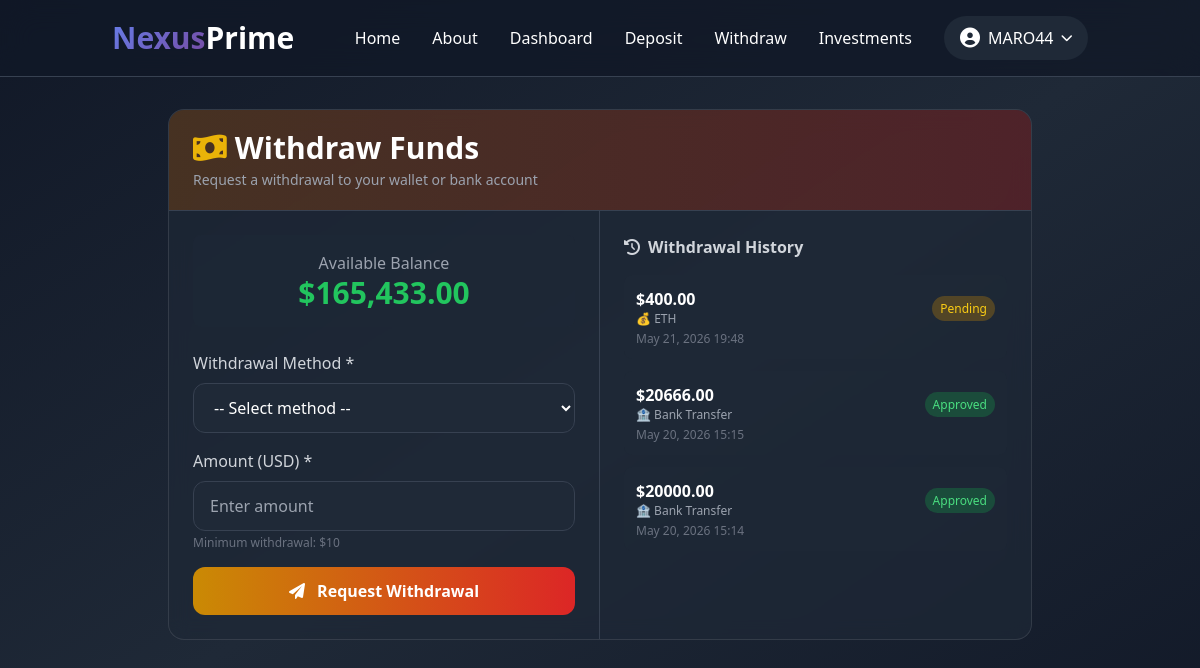
/withdrawals/ (signed in), run on the app's committed database.
### accounts/models.py (models this page shows, shortened)
class User(AbstractUser):
    email = models.EmailField(unique=True)
    phone = models.CharField(max_length=20, blank=True, null=True)
    USERNAME_FIELD = 'username'
    REQUIRED_FIELDS = ['email']

class Wallet(models.Model):
    user = models.OneToOneField(User, on_delete=models.CASCADE, related_name='wallet')
    usd_balance = models.DecimalField(max_digits=15, decimal_places=2, default=0)
    btc_balance = models.DecimalField(max_digits=20, decimal_places=8, default=0)
    eth_balance = models.DecimalField(max_digits=20, decimal_places=8, default=0)
    usdt_balance = models.DecimalField(max_digits=20, decimal_places=2, default=0)
    total_profit = models.DecimalField(max_digits=15, decimal_places=2, default=0)
    total_deposited = models.DecimalField(max_digits=15, decimal_places=2, default=0)
    total_withdrawn = models.DecimalField(max_digits=15, decimal_places=2, default=0)

### withdrawals/models.py (models this page shows, shortened)
class Withdrawal(models.Model):
    STATUS_CHOICES = [
        ('pending', 'Pending'),
        ('approved', 'Approved'),
        ('rejected', 'Rejected'),
        ('completed', 'Completed'),
    ]
    WITHDRAWAL_METHODS = [
        ('crypto', 'Cryptocurrency'),
        ('bank', 'Bank Transfer'),
        ('paypal', 'PayPal'),
        ('cashapp', 'CashApp'),
    ]
    CRYPTO_CHOICES = [
        ('BTC', 'Bitcoin (BTC)'),
        ('ETH', 'Ethereum (ETH)'),
        ('USDT', 'USDT (TRC20)'),
        ('USDC', 'USDC (ERC20)'),
        ('SOL', 'Solana (SOL)'),
        ('BNB', 'Binance Coin (BNB)'),
        ('XRP', 'Ripple (XRP)'),
        ('DOGE', 'Dogecoin (DOGE)'),
        ('ADA', 'Cardano (ADA)'),
        ('LTC', 'Litecoin (LTC)'),
    ]
    withdrawal_id = models.CharField(max_length=100, unique=True, default=uuid.uuid4)
    user = models.ForeignKey(User, on_delete=models.CASCADE, related_name='withdrawals')
    withdrawal_method = models.CharField(max_length=20, choices=WITHDRAWAL_METHODS, default='crypto')
    amount_usd = models.DecimalField(max_digits=15, decimal_places=2)
    crypto_currency = models.CharField(max_length=10, choices=CRYPTO_CHOICES, blank=True, null=True)
    crypto_amount = models.DecimalField(max_digits=20, decimal_places=8, blank=True, null=True)
    wallet_address = models.CharField(max_length=255, blank=True, null=True, help_text="Your crypto wallet address")
    network = models.CharField(max_length=50, blank=True, null=True, help_text="Network (ERC20, TRC20, BEP20, etc.)")
    memo_tag = models.CharField(max_length=100, blank=True, null=True, help_text="Memo/Destination tag (if required)")
    bank_name = models.CharField(max_length=100, blank=True, null=True)
    account_name = models.CharField(max_length=100, blank=True, null=True)
    account_number = models.CharField(max_length=50, blank=True, null=True)
    routing_number = models.CharField(max_length=50, blank=True, null=True, help_text="Routing/ABA number (US banks)")
    swift_code = models.CharField(max_length=20, blank=True, null=True, help_text="SWIFT/BIC code for international transfers")
    iban = models.CharField(max_length=50, blank=True, null=True, help_text="IBAN for international transfers")
    paypal_email = models.EmailField(blank=True, null=True, help_text="Your PayPal email address")
    cashapp_tag = models.CharField(max_length=50, blank=True, null=True, help_text="Your $Cashtag")
    status = models.CharField(max_length=20, choices=STATUS_CHOICES, default='pending')
    admin_notes = models.TextField(blank=True, null=True)
    created_at = models.DateTimeField(auto_now_add=True)
    updated_at = models.DateTimeField(auto_now=True)
    processed_at = models.DateTimeField(blank=True, null=True)
    class Meta:
        ordering = ['-created_at']
        verbose_name = 'Withdrawal'
        verbose_name_plural = 'Withdrawals'

### withdrawals/views.py (the view, shortened to what this page needs)
# urls.py: path('', views.withdrawal_view, name='withdrawal'),
@login_required
def withdrawal_view(request):
    wallet = Wallet.objects.get(user=request.user)
    withdrawals = Withdrawal.objects.filter(user=request.user)[:10]
    return render(request, 'broker/withdrawal.html', {
        'wallet': wallet,
        'withdrawals': withdrawals
    })

### templates/broker/withdrawal.html (shortened to what this page needs)
{% extends 'broker/base.html' %}
{% load humanize %}
{% block content %}
<div class="container mx-auto px-4 py-8 max-w-4xl">
    <div class="animate-fadeInUp">
        <div class="glass rounded-2xl overflow-hidden">
            <div class="bg-gradient-to-r from-yellow-900/50 to-red-900/50 px-6 py-5 border-b border-gray-700">
                <h1 class="text-2xl md:text-3xl font-bold"><i class="fas fa-money-bill-wave mr-2 text-yellow-500"></i>Withdraw Funds</h1>
                <p class="text-gray-400 text-sm mt-1">Request a withdrawal to your wallet or bank account</p>
            </div>
            <div class="grid md:grid-cols-2 gap-0">
                <div class="border-r border-gray-700 p-6">
                    <div class="bg-gray-800/50 rounded-lg p-4 mb-6 text-center">
                        <p class="text-gray-400">Available Balance</p>
                        <p class="text-3xl font-bold text-green-500">${{ wallet.usd_balance|floatformat:2|intcomma }}</p>
                    </div>
                    <form method="POST" id="withdrawalForm">
                        <div class="mb-4">
                            <label class="block text-gray-300 mb-2">Withdrawal Method *</label>
                            <select name="withdrawal_method" id="withdrawal_method" class="w-full px-4 py-3 rounded-xl bg-gray-800 border border-gray-700 focus:border-blue-500 focus:outline-none text-white" required>
                                <option value="">-- Select method --</option>
                            </select>
                        </div>
                        <div class="mb-4">
                            <label class="block text-gray-300 mb-2">Amount (USD) *</label>
                            <input type="number" name="amount" step="0.01" min="10" max="{{ wallet.usd_balance }}" class="w-full px-4 py-3 rounded-xl bg-gray-800 border border-gray-700 focus:border-blue-500 focus:outline-none text-white" placeholder="Enter amount" required>
                            <p class="text-xs text-gray-500 mt-1">Minimum withdrawal: $10</p>
                        </div>
                        <button type="submit" class="w-full bg-gradient-to-r from-yellow-600 to-red-600 hover:from-yellow-700 hover:to-red-700 py-3 rounded-xl font-semibold transition">
                            <i class="fas fa-paper-plane mr-2"></i> Request Withdrawal
                        </button>
                    </form>
                </div>
                <div class="p-6">
                    <h3 class="font-semibold text-gray-300 mb-4"><i class="fas fa-history mr-2"></i>Withdrawal History</h3>
                    {% if withdrawals %}
                        <div class="space-y-3 max-h-[500px] overflow-y-auto">
                            {% for w in withdrawals %}
                            <div class="bg-gray-800/30 rounded-lg p-3">
                                <div class="flex justify-between items-center">
                                    <div>
                                        <p class="font-bold">${{ w.amount_usd|floatformat:2 }}</p>
                                        <p class="text-xs text-gray-400">
                                            {% if w.withdrawal_method == 'crypto' %}
                                                💰 {{ w.crypto_currency }}
                                            {% elif w.withdrawal_method == 'bank' %}
                                                🏦 Bank Transfer
                                            {% elif w.withdrawal_method == 'paypal' %}
                                                📧 PayPal
                                            {% elif w.withdrawal_method == 'cashapp' %}
                                                💵 CashApp
                                            {% endif %}
                                        </p>
                                    </div>
                                    <div>
                                        {% if w.status == 'approved' %}
                                            <span class="bg-green-600/30 text-green-400 px-2 py-1 rounded-full text-xs">Approved</span>
                                        {% elif w.status == 'pending' %}
                                            <span class="bg-yellow-600/30 text-yellow-400 px-2 py-1 rounded-full text-xs">Pending</span>
                                        {% else %}
                                            <span class="bg-red-600/30 text-red-400 px-2 py-1 rounded-full text-xs">Rejected</span>
                                        {% endif %}
                                    </div>
                                </div>
                                <p class="text-xs text-gray-500 mt-1">{{ w.created_at|date:"M d, Y H:i" }}</p>
                            </div>
                            {% endfor %}
                        </div>
                    {% else %}
                        <p class="text-gray-400 text-center py-8">No withdrawal history</p>
                    {% endif %}
                </div>
            </div>
        </div>
    </div>
</div>
{% endblock %}

### templates/broker/base.html (shortened to what this page needs)
<!DOCTYPE html>
<html lang="en">
<head>
    <script src="https://cdn.tailwindcss.com"></script>
    <link rel="stylesheet" href="https://cdnjs.cloudflare.com/ajax/libs/font-awesome/6.0.0-beta3/css/all.min.css">
</head>
<body class="bg-gradient-to-br from-gray-900 via-gray-800 to-gray-900 text-white min-h-screen font-sans">
    <nav class="bg-gray-900/80 backdrop-blur-lg border-b border-gray-700 sticky top-0 z-50">
        <div class="container mx-auto px-4 md:px-6 py-4">
            <div class="flex justify-between items-center">
                <a href="{% url 'home' %}" class="text-2xl md:text-3xl font-bold">
                    <span class="gradient-text">Nexus</span><span class="text-white">Prime</span>
                </a>
                <div class="hidden md:flex space-x-8 items-center">
                    <a href="{% url 'home' %}" class="hover:text-blue-400 transition duration-300">Home</a>
                    <a href="{% url 'about' %}" class="hover:text-blue-400 transition duration-300">About</a>
                    {% if user.is_authenticated %}
                        <a href="{% url 'dashboard' %}" class="hover:text-blue-400 transition duration-300">Dashboard</a>
                        <a href="{% url 'deposit' %}" class="hover:text-green-400 transition duration-300">Deposit</a>
                        <a href="{% url 'withdrawal' %}" class="hover:text-yellow-400 transition duration-300">Withdraw</a>
                        <a href="{% url 'investments' %}" class="hover:text-purple-400 transition duration-300">Investments</a>
                        <div class="relative group">
                            <button class="flex items-center space-x-2 bg-gray-800 rounded-full px-4 py-2 hover:bg-gray-700 transition">
                                <i class="fas fa-user-circle text-xl"></i>
                                <span>{{ user.username|truncatechars:10 }}</span>
                                <i class="fas fa-chevron-down text-xs"></i>
                            </button>
                        </div>
                    {% else %}
                        <a href="{% url 'login' %}" class="hover:text-blue-400 transition duration-300">Login</a>
                        <a href="{% url 'signup' %}" class="bg-gradient-to-r from-blue-600 to-purple-600 hover:from-blue-700 hover:to-purple-700 px-5 py-2 rounded-lg transition duration-300">
                            Sign Up
                        </a>
                    {% endif %}
                </div>
            </div>
        </div>
    </nav>
    <main class="min-h-screen">
        {% block content %}{% endblock %}
    </main>
</body>
</html>

### templates/broker/base.html (style rules this page uses)
.animate-fadeInUp { animation: fadeInUp 0.6s ease-out; }
.gradient-text { background: linear-gradient(135deg, #667eea 0%, #764ba2 100%); -webkit-background-clip: text; background-clip: text; color: transparent; }
.glass { background: rgba(31, 41, 55, 0.7); backdrop-filter: blur(10px); border: 1px solid rgba(255, 255, 255, 0.1); }

### data on the page
User: username "MARO44"
Wallet: usd_balance "165,433.00"
Withdrawal: amount_usd "400.00", crypto_currency "ETH", status "Pending", created_at "May 21, 2026 19:48"
Withdrawal: amount_usd "20666.00", withdrawal_method "🏦 Bank Transfer", status "Approved", created_at "May 20, 2026 15:15"
Withdrawal: amount_usd "20000.00", withdrawal_method "🏦 Bank Transfer", status "Approved", created_at "May 20, 2026 15:14"
